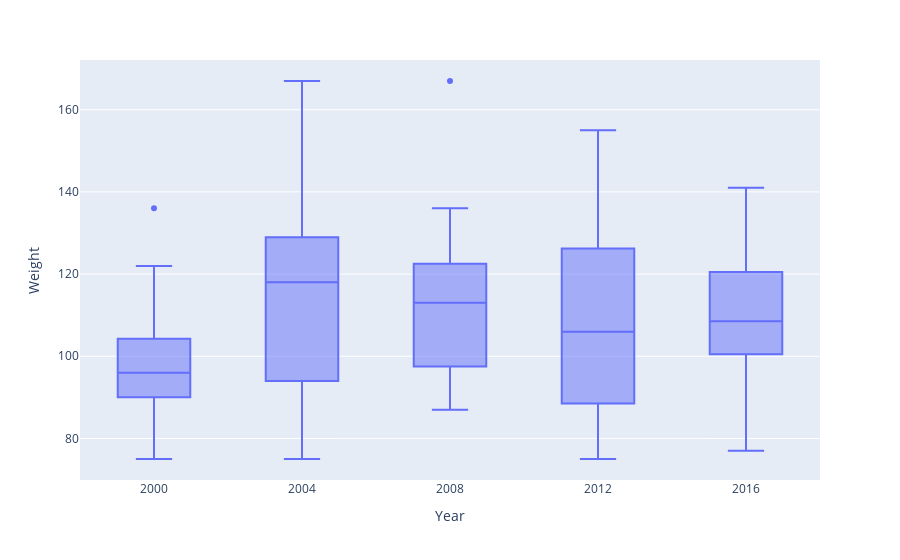

Notebook source saved alongside this figure:
### Markdown cell above
# Weightlifting

### Code cell
# Create DataFrame with only sport = weightlifting
weightlifting = athlete_events.query("Sport == 'Weightlifting'") # DF med all weightlifting

#remove NaN's from weight, height and age:
weightlifting = weightlifting.dropna(subset='Weight')
weightlifting = weightlifting.dropna(subset='Height')
weightlifting = weightlifting.dropna(subset='Age')

# removes "weightlifting" from Event column:
weightlifting['Event'] = weightlifting['Event'].str.replace("Weightlifting ","")

display(weightlifting['Event'].unique()) # kollar vilka event som finns
px.box(weightlifting.query('''Event == "Women's Super-Heavyweight"'''), x='Year', y='Weight')
#display(type(weightlifting))

### Figure 1 — Plotly figure (JSON) as saved in the notebook; plotly's stock layout.template omitted (floating-point values rounded to 4 significant figures)
{"data": [{"alignmentgroup": "True", "hovertemplate": "Year=%{x}<br>Weight=%{y}<extra></extra>", "legendgroup": "", "marker": {"color": "#636efa"}, "name": "", "notched": false, "offsetgroup": "", "orientation": "v", "showlegend": false, "type": "box", "x": [2016, 2000, 2012, 2008, 2000, 2004, 2016, 2008, 2000, 2008, 2016, 2008, 2016, 2000, 2004, 2008, 2016, 2016, 2000, 2004, 2008, 2012, 2004, 2012, 2012, 2016, 2004, 2008, 2016, 2016, 2008, 2016, 2012, 2008, 2016, 2000, 2012, 2008, 2012, 2000, 2016, 2012, 2016, 2012, 2004, 2000, 2012, 2016, 2000, 2004, 2004, 2012, 2004, 2016, 2000, 2004, 2008, 2012, 2016, 2004, 2000, 2004, 2012], "x0": " ", "xaxis": "x", "y": [125, 100, 84, 118, 93, 93, 123, 87, 102, 96, 114, 113, 85, 136, 136, 136, 77, 77, 75, 118, 118, 118, 118, 75, 76, 100, 167, 167, 105, 118, 94, 101, 155, 102, 123, 80, 90, 124, 124, 90, 105, 101, 101, 106, 109, 96, 141, 141, 105, 75, 81, 103, 136, 112, 90, 120, 112, 112, 112, 95, 122, 122, 133], "y0": " ", "yaxis": "y"}], "layout": {"boxmode": "group", "legend": {"tracegroupgap": 0}, "margin": {"t": 60}, "xaxis": {"anchor": "y", "domain": [0, 1], "title": {"text": "Year"}}, "yaxis": {"anchor": "x", "domain": [0, 1], "title": {"text": "Weight"}}}}
